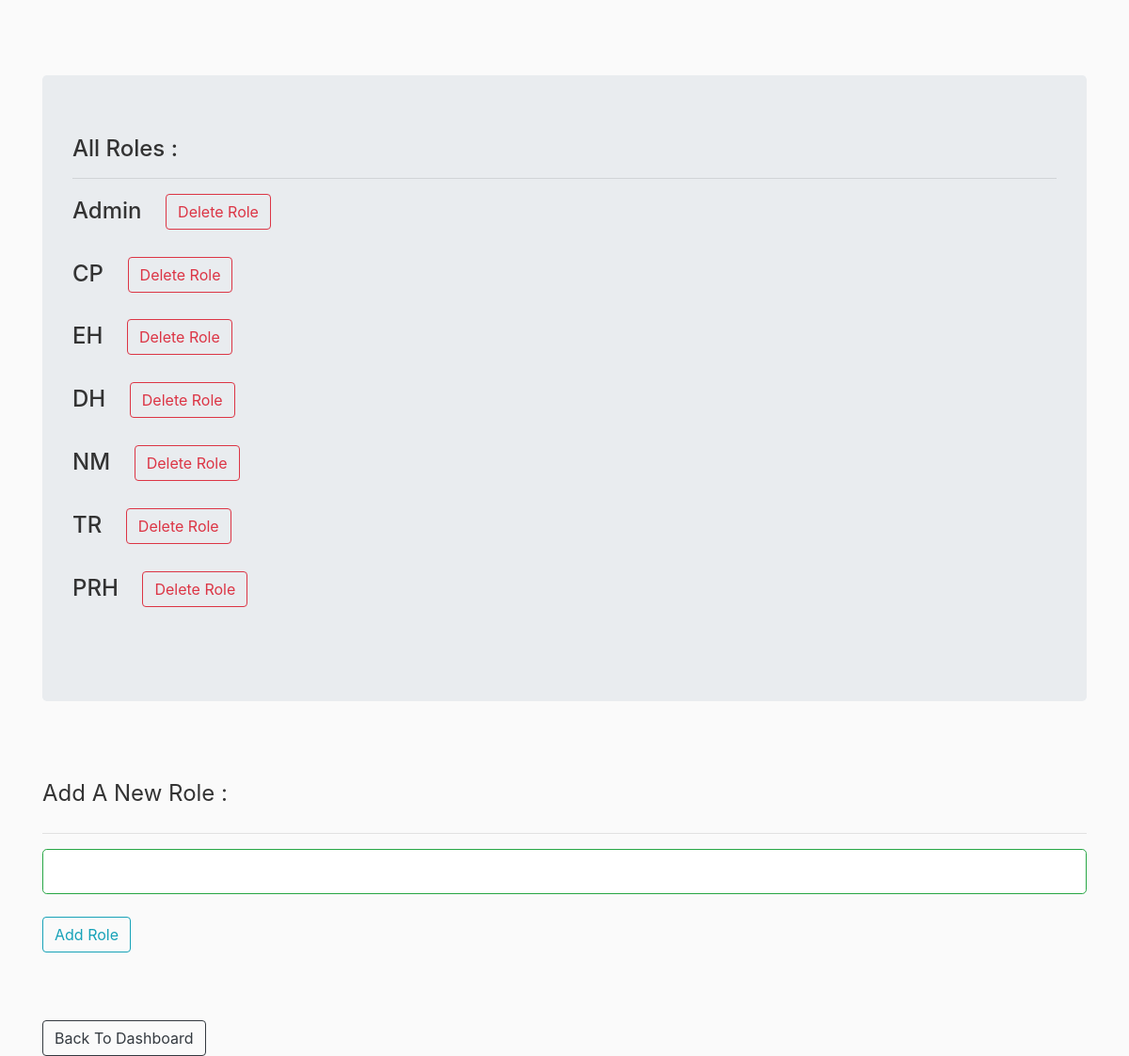
Page /all_roles (signed in) on the committed database.
### rbac/models.py (models this page shows)
class Role(db.Model):
    __tablename__ = 'roles'
    id = db.Column(db.Integer(), primary_key=True)
    name = db.Column(db.String(50), unique=True)

### rbac/routes.py (the view)
@app.route("/all_roles", methods=['GET', 'POST'])
@login_required
def all_roles():
    form = AddRoleForm()
    roles = Role.query.all()
    if form.validate_on_submit():
        r = Role(name=form.name.data)
        db.session.add(r)
        db.session.commit()
        return redirect(url_for('all_roles'))
    return render_template('all_roles.html',form=form,roles=roles)

### rbac/forms.py
class AddRoleForm(FlaskForm):
    name = StringField('Role', validators=[DataRequired(), Length(min=2, max=20)])
    submit = SubmitField('Add Role')

### rbac/models.py (called while the page is built)
@login_manager.user_loader
def load_user(user_id):
    return User.query.get(int(user_id))

### rbac/templates/all_roles.html (shortened to what this page needs)
{% extends "layout.html" %}
{% block content %}
    <div class="jumbotron">
        <h4>All Roles : <br>
            <hr>
            {% for role in roles %}
            {{ role.name }} &nbsp;&nbsp; <a class="btn btn-outline-danger" href="{{ url_for('delete_role',rid=role.id) }}">Delete Role</a> <br>
            <br>
            {% endfor %}
        </h4>
    </div>
    <br><br>
    <form action="" method="POST">
        <fieldset>
            <legend>Add A New Role : </legend><hr>
            {% if form.name.errors %}
                        {{ form.name(class="form-control form-control-lg is-invalid") }}
                        <div class="invalid-feedback">
                            {% for error in form.name.errors %}
                                <span> {{ error }} </span>
                            {% endfor %}
                        </div>
            {% else %}
                        {{ form.name(class="form-control form-control-lg is-valid") }}
            {% endif %}<br>
            {{ form.submit(class="btn btn-outline-info")}}
        </fieldset>
    </form>
    <br><br><br>
<a href="{{ url_for('admin') }}" class="btn btn-outline-dark" >Back To Dashboard</a>
{% endblock content %}

### rbac/static/main.css (style rules this page uses)
body { background: #fafafa; color: #333333; margin-top: 5rem; }

### rows in the picture
Role: name "Admin"
Role: name "CP"
Role: name "EH"
Role: name "DH"
Role: name "NM"
Role: name "TR"
Role: name "PRH"
